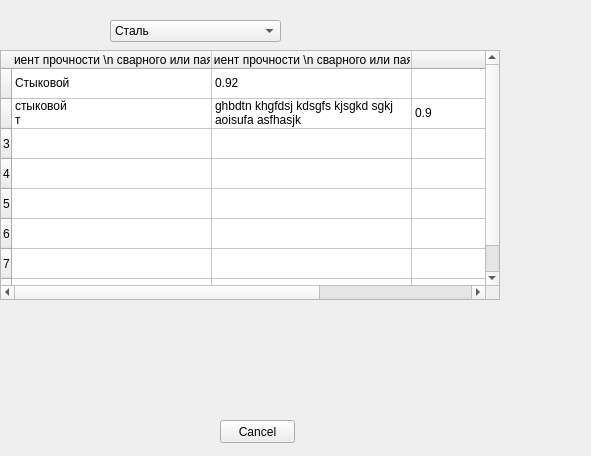
<?xml version="1.0" encoding="UTF-8"?>
<ui version="4.0">
 <class>FiForm</class>
 <widget class="QWidget" name="FiForm">
  <property name="windowModality">
   <enum>Qt::ApplicationModal</enum>
  </property>
  <property name="geometry">
   <rect>
    <x>0</x>
    <y>0</y>
    <width>591</width>
    <height>456</height>
   </rect>
  </property>
  <property name="windowTitle">
   <string>Form</string>
  </property>
  <widget class="QComboBox" name="matirial_cb">
   <property name="geometry">
    <rect>
     <x>110</x>
     <y>20</y>
     <width>171</width>
     <height>22</height>
    </rect>
   </property>
   <item>
    <property name="text">
     <string>Сталь</string>
    </property>
   </item>
   <item>
    <property name="text">
     <string>Аллюминий</string>
    </property>
   </item>
   <item>
    <property name="text">
     <string>Медь</string>
    </property>
   </item>
   <item>
    <property name="text">
     <string>Титан</string>
    </property>
   </item>
  </widget>
  <widget class="QTableWidget" name="tableWidget">
   <property name="geometry">
    <rect>
     <x>0</x>
     <y>50</y>
     <width>500</width>
     <height>250</height>
    </rect>
   </property>
   <property name="sizeAdjustPolicy">
    <enum>QAbstractScrollArea::AdjustToContents</enum>
   </property>
   <property name="editTriggers">
    <set>QAbstractItemView::AnyKeyPressed|QAbstractItemView::DoubleClicked|QAbstractItemView::EditKeyPressed|QAbstractItemView::SelectedClicked</set>
   </property>
   <property name="selectionMode">
    <enum>QAbstractItemView::SingleSelection</enum>
   </property>
   <property name="selectionBehavior">
    <enum>QAbstractItemView::SelectItems</enum>
   </property>
   <property name="textElideMode">
    <enum>Qt::ElideNone</enum>
   </property>
   <property name="rowCount">
    <number>8</number>
   </property>
   <property name="columnCount">
    <number>3</number>
   </property>
   <attribute name="horizontalHeaderDefaultSectionSize">
    <number>200</number>
   </attribute>
   <row>
    <property name="text">
     <string/>
    </property>
   </row>
   <row>
    <property name="text">
     <string/>
    </property>
   </row>
   <row/>
   <row/>
   <row/>
   <row/>
   <row/>
   <row/>
   <column>
    <property name="text">
     <string>Коэффициент прочности \n сварного или паяного шва</string>
    </property>
   </column>
   <column>
    <property name="text">
     <string>Коэффициент прочности \n сварного или паяного шва</string>
    </property>
   </column>
   <column/>
   <item row="0" column="0">
    <property name="text">
     <string>Стыковой</string>
    </property>
    <property name="flags">
     <set>ItemIsSelectable|ItemIsDragEnabled|ItemIsEnabled</set>
    </property>
   </item>
   <item row="0" column="1">
    <property name="text">
     <string>0.92</string>
    </property>
    <property name="flags">
     <set>ItemIsSelectable|ItemIsDragEnabled|ItemIsEnabled</set>
    </property>
   </item>
   <item row="1" column="0">
    <property name="text">
     <string>стыковой
т</string>
    </property>
   </item>
   <item row="1" column="1">
    <property name="text">
     <string>ghbdtn khgfdsj kdsgfs kjsgkd sgkj aoisufa asfhasjk</string>
    </property>
   </item>
   <item row="1" column="2">
    <property name="text">
     <string>0.9</string>
    </property>
   </item>
  </widget>
  <widget class="QPushButton" name="pbCancel">
   <property name="geometry">
    <rect>
     <x>220</x>
     <y>420</y>
     <width>75</width>
     <height>23</height>
    </rect>
   </property>
   <property name="text">
    <string>Cancel</string>
   </property>
  </widget>
 </widget>
 <resources/>
 <connections/>
</ui>
